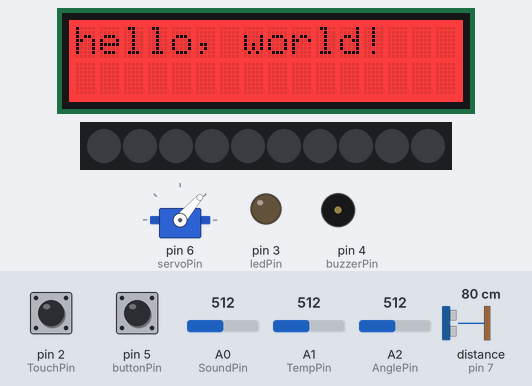
A sketch run on a simulated Arduino Uno, built with avr-gcc and run on an emulated ATmega328P. Parts: servo, 16×2 character LCD, 10 RGB LEDs in strip order, left to right, output pins drawn as LEDs (lit = HIGH), buzzer (waves = sounding, pin HIGH). The inputs (shaded band) are chosen by the test bench; at power-on: distance to the obstacle (sensor on pin 7) 80 cm, pin 2 (TouchPin) LOW, pin 5 (buttonPin) LOW, A0 (SoundPin) = 512, A1 (TempPin) = 512, A2 (AnglePin) = 512. Dim RGB values are drawn brighter than linear; what the sketch prints to the serial monitor is not drawn.

Above: at 2.7 s.
2.8 s: distance to the obstacle (sensor on pin 7) set to 62 cm
4.3 s: distance to the obstacle (sensor on pin 7) set to 54 cm
At 6.1 s:
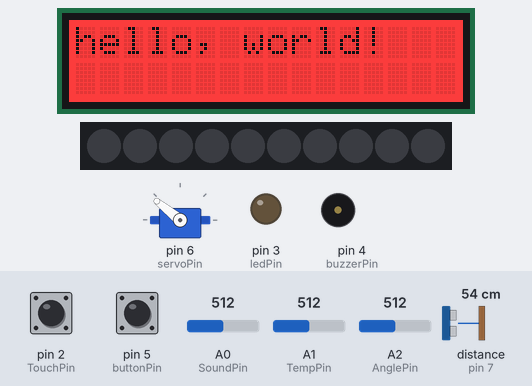
6.7 s: distance to the obstacle (sensor on pin 7) set to 32 cm
At 9.5 s:
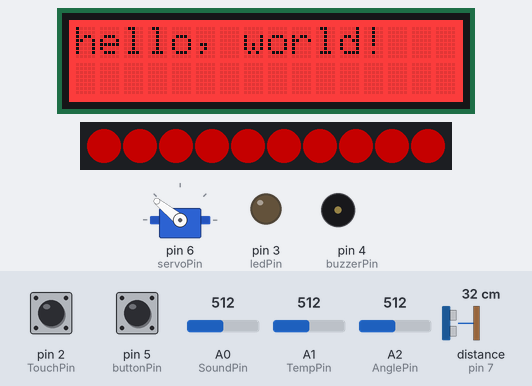
9.8 s: distance to the obstacle (sensor on pin 7) set to 27 cm
At 12.2 s:
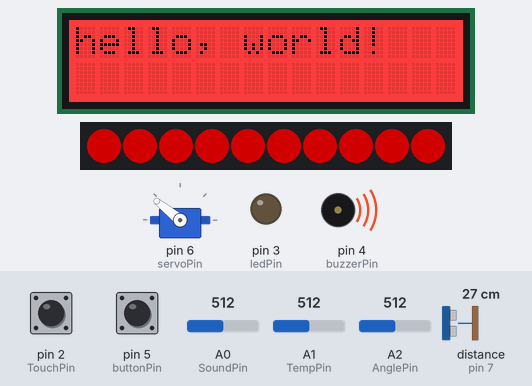
Timing chart, 0 to 13.7 s (numbered marks = the images above; inputs shaded):
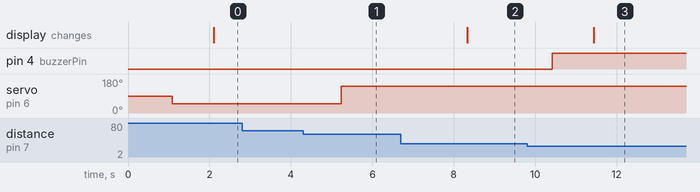

Measured:
- the behaviour switches between 60 and 59 cm on distance to the obstacle (sensor on pin 7) (found by bisection; images 0 and 1)
- the behaviour switches between 30 and 29 cm on distance to the obstacle (sensor on pin 7) (found by bisection; images 2 and 3)
- after the input at 2.8 s, every drawn part: stays the same
- after the input at 4.3 s, servo on pin 6 (servoPin): 49° → 141° after 0.93 s
- after the input at 9.8 s, pin 4 (buzzerPin): LOW → HIGH after 0.61 s

The sketch:

groveStarterKit.ino
```cpp
//arduinoのgrove kit を動かしてみるためのコード

#include <Servo.h>
#include <Wire.h>
#include "rgb_lcd.h"
#include "Ultrasonic.h"
#include <FastLED.h>

#define numberOfLEDs 10
#define TAPEPIN 8 //D8にLEDテープ

CRGB leds[numberOfLEDs];

rgb_lcd lcd;
Servo groveServo;
Ultrasonic ultrasonic(7); //D7に超音波センサ

const int TouchPin = 2; //D2にTouchSensor
const int ledPin = 3; //D3にledPin
const int buzzerPin = 4; //D4にBuzzer
const int buttonPin = 5; //D5にButton
const int servoPin = 6; //D6にサーボ

const int SoundPin = A0; //A0にSoundsensor
const int TempPin = A1; //A1にtemperatureSensor
const int AnglePin = A2; //A2にAngleSensor
const int threshold = 60;

const int B = 3975;
int length = 15; // the number of notes
char notes[] = "ccggaagffeeddc "; // a space represents a rest
int beats[] = { 1, 1, 1, 1, 1, 1, 2, 1, 1, 1, 1, 1, 1, 2, 4 };
int tempo = 300;

const int colorR = 255;
const int colorG = 0;
const int colorB = 0;

void setup() {
  Serial.begin(9600);

  pinMode(TouchPin, INPUT);
  pinMode(ledPin, OUTPUT);
  pinMode(buzzerPin, OUTPUT);
  pinMode(buttonPin, INPUT);

  FastLED.addLeds<WS2812B, TAPEPIN, GRB>(leds, numberOfLEDs);
  groveServo.attach(servoPin);
  lcd.begin(16, 2);
  lcd.setRGB(colorR, colorG, colorB);
  lcd.print("hello, world!");
  delay(1000);
}

void loop() {
  //センサー
  int touchValue = digitalRead(TouchPin);
  int buttonValue = digitalRead(buttonPin);
  int soundValue = analogRead(SoundPin);
  int val = analogRead(TempPin);
  float resistance = (float)(1023 - val) * 10000 / val;
  float temperatureValue = 1 / (log(resistance / 10000) / B + 1 / 298.15) - 273.15;
  int angleValue = analogRead(AnglePin);
  long ultrasonicValue = ultrasonic.MeasureInCentimeters();


  //  int sensorValue = buttonValue;
  //  int sensorValue =touchValue;
  //  int sensorValue =soundValue;
  //  int sensorValue =temperatureValue;
  long sensorValue = ultrasonicValue;
  //  float sensorValue = angleValue;.
  Serial.println(sensorValue);

  //  LED
  //  if (sensorValue > 1)
  //  {
  //    digitalWrite(ledPin, HIGH);
  //
  //  }
  //  else
  //  {
  //    digitalWrite(ledPin, LOW);
  //  }
  //
  //ブザー
  //  シンプルに音を鳴らす
  if (sensorValue < 30) {
    digitalWrite(buzzerPin, HIGH);
  }
  else {
    digitalWrite(buzzerPin, LOW);
  }

  //  音楽
  //  if (sensorValue > 5)
  //  {
  //    for (int i = 0; i < length; i++)
  //    {
  //      if (notes[i] == ' ')
  //      {
  //        delay(beats[i] * tempo); // rest
  //      }
  //      else
  //      {
  //        playNote(notes[i], beats[i] * tempo);
  //      }
  //      delay(tempo / 2);
  //    }
  //    digitalWrite(buzzerPin, HIGH);
  //  }
  //  else {
  //    digitalWrite(buzzerPin, LOW);
  //  }

  //  サーボモーター


  //  angle sensorの値に応じて動かす
  //  int shaftPosition = map(sensorValue, 0, 1023, 0, 179);
  //  Serial.println(shaftPosition);
  //  groveServo.write(shaftPosition++);
  //  delay(15);

  //  近づいたらサーボモーターを伸ばす
    if (sensorValue < threshold) {
      groveServo.write(2000);
      delay(1000);
    }
    else{
      groveServo.write(1050);
      delay(1000);
  }

  //  Grove_RGB_Backlight_LCD
  //  lcd.setCursor(0, 1);
  //  lcd.print(millis() / 1000);
  //  delay(100);

  // LEDテープ
  if (sensorValue < 50) {
    for (int thisLED = 0; thisLED < numberOfLEDs; thisLED++) {
      leds[thisLED].r = 255 - sensorValue * 5;
      leds[thisLED].g = 0;
      leds[thisLED].b = 0;
      FastLED.show();
    }
  }
  else {
    for (int thisLED = 0; thisLED < numberOfLEDs; thisLED++) {
      leds[thisLED].r = 0;
      leds[thisLED].g = 0;
      leds[thisLED].b = 0;
      FastLED.show();
    }
  }

  delay(10);
}


void playTone(int tone, int duration) {
  for (long i = 0; i < duration * 1000L; i += tone * 2) {
    digitalWrite(buzzerPin, HIGH);
    delayMicroseconds(tone);
    digitalWrite(buzzerPin, LOW);
    delayMicroseconds(tone);
  }
}

void playNote(char note, int duration) {
  char names[] = { 'c', 'd', 'e', 'f', 'g', 'a', 'b', 'C' };
  int tones[] = { 1915, 1700, 1519, 1432, 1275, 1136, 1014, 956 };

  // play the tone corresponding to the note name
  for (int i = 0; i < 8; i++) {
    if (names[i] == note) {
      playTone(tones[i], duration);
    }
  }
}
```
